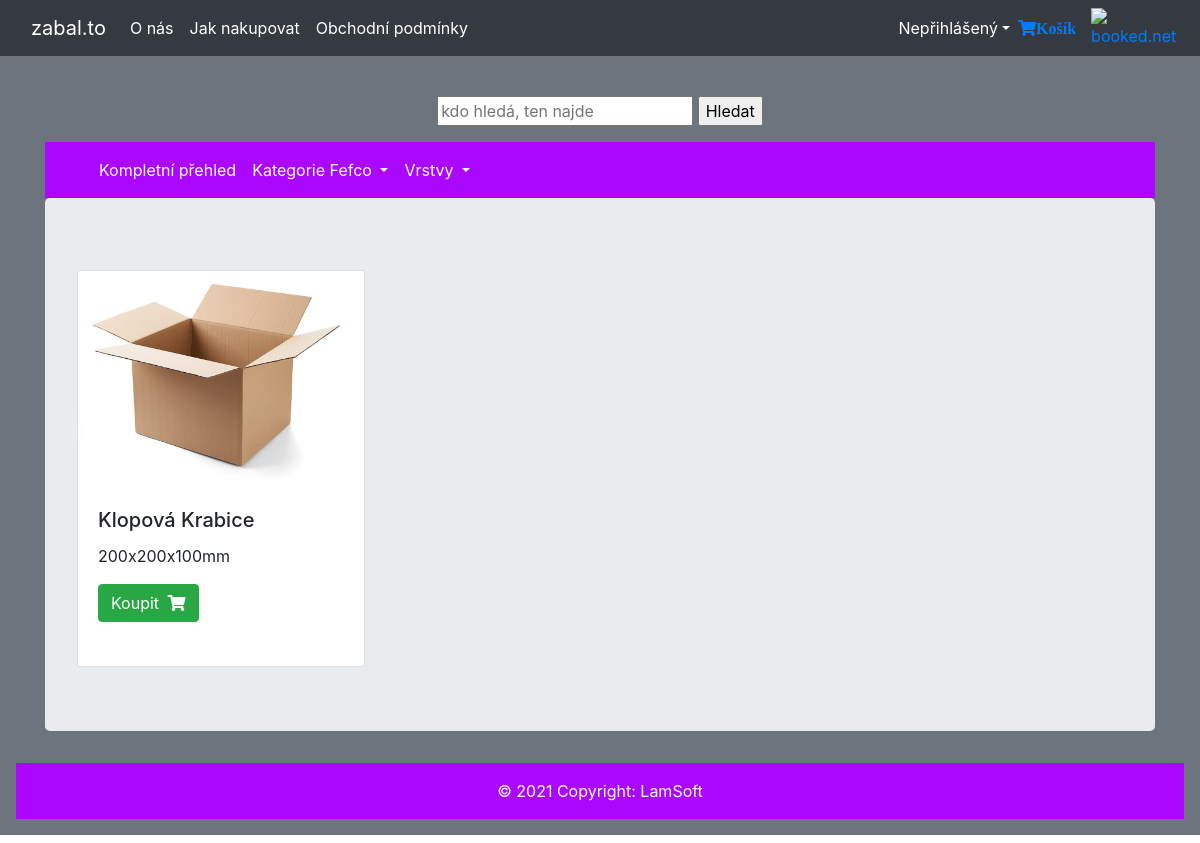
/1/, run on the app's committed database.
### utils/models.py (models this page shows, shortened)
class Box(Model):
    name = CharField(max_length=50)
    size = CharField(max_length=20)
    color = CharField(max_length=20)
    layer = ForeignKey(Layer, on_delete=DO_NOTHING)
    fefco = ForeignKey(Fefco, on_delete=DO_NOTHING)
    description = CharField(max_length=500)
    price_a = DecimalField(max_digits=8, decimal_places=2)
    price_n = DecimalField(max_digits=8, decimal_places=2)
    photo = ImageField(upload_to='media')
    quantity = IntegerField()
    discount_price = FloatField(blank=True, null=True)
    def get_add_to_cart_url(self):
        return reverse("add-to-cart", kwargs={
            "pk" : self.pk
        })

### utils/views.py (the view)
# urls.py: path('<pk>/', ProductView.as_view(), name='product'),
class ProductView(DetailView):
    model = Box
    template_name = "product.html"

### utils/templates/product.html (shortened to what this page needs)
{% extends "front.html" %}
{% load static %}
{% block content %}
    <div class="card" style="width: 18rem;">
        <img src="{{ MEDIA_URL }}{{box.photo }}" class="card-img-top" alt="picture">
        <div class="card-body">
            <h5 class="card-title">{{ box.name }}</h5>
            <p class="card-text">{{ box.size}}</p>
            <a href="{{ object.get_add_to_cart_url }}" class="btn btn-success btm-sm" >Koupit
                <i class="fas fa-shopping-cart ml-1"></i>
            </a>
            <br>
            <br>
        </div>
    </div>
{% endblock %}

### data on the page
Box: photo (picture), name "Klopová Krabice", size "200x200x100mm"
